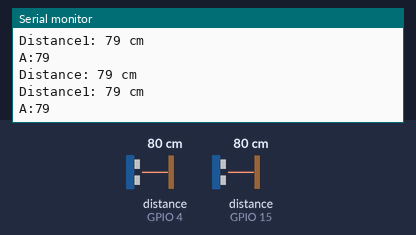
Bench run of a sketch on a simulated ESP8266 (NodeMCU). Shown: the last lines printed to the serial monitor. Wiring (inferred from the names in the program): 2 × ultrasonic range finder: trigger GPIO 5, echo GPIO 4 / trigger GPIO 13, echo GPIO 15. The test bench sets the inputs (shaded band); at power-on: distance to the obstacle (sensors on GPIO 4, GPIO 15) 80 cm. The echo pulse lasts 58.3 µs per cm; WiFi joins after 1.5 s; servers stay silent unless stated.

Above: at 2.7 s.
2.8 s: distance to the obstacle (sensor on GPIO 4) set to 2 cm
At 3.09 s:
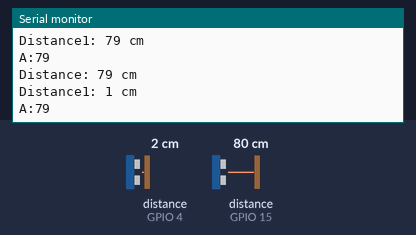
4.3 s: distance to the obstacle (sensor on GPIO 4) set to 120 cm
At 4.5 s:
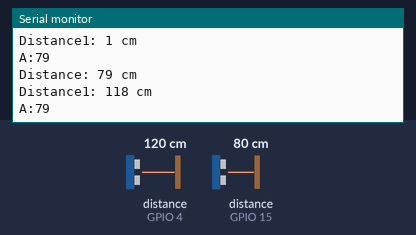
7.3 s: distance to the obstacle (sensor on GPIO 15) set to 2 cm
At 7.59 s:
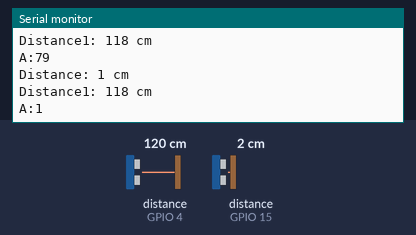
8.8 s: distance to the obstacle (sensor on GPIO 15) set to 4 cm
At 9.01 s:
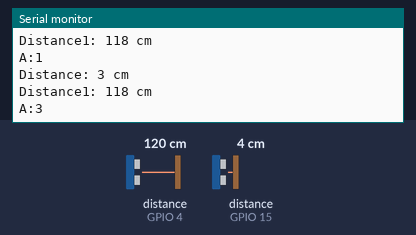
Timing chart, 0 to 11.3 s (numbered marks = the images above; inputs shaded):
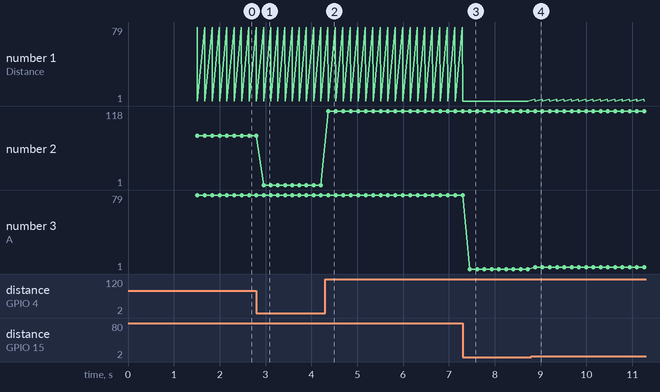

The sketch:

ultrasonic_parking1.ino
```cpp
#include <ESP8266WiFi.h>
#include <WiFiClient.h>
#include "FirebaseESP8266.h"                                  //>>>>>>>>>>>>>>> Install required Firebase and ESP8266 library

//#include <ArduinoJson.h>

#define FIREBASE_HOST "smartparkingv1-default-rtdb.firebaseio.com"               //>>>>>>>>>firebase auth
#define FIREBASE_AUTH "YGo26NAaKJMC8hy9UWnqAevjmTatxVivEIyeKSvh"

FirebaseData firebaseData;
FirebaseData ledData;

FirebaseJson json;

WiFiClient client;
// const int ProxSensor = A0;
const char* ssid = "IOT31";
const char* password = "password";


#define echoPin 15 //d8
#define trigPin 13 //d7

#define echoPin1 4 //d1
#define trigPin1 5  //d2
long duration;
int distance;
long duration1;
int distance1;
int a;
int b;

boolean value;
boolean statusofslot1;
boolean vacancy1;

void setup() {

  pinMode(trigPin, OUTPUT);
  pinMode(echoPin, INPUT);
  pinMode(trigPin1, OUTPUT);
  pinMode(echoPin1, INPUT);
  Serial.begin(9600);


  //connect to wifi
  WiFi.begin(ssid, password);
  Serial.print("Connecting to Wi-Fi");
  while (WiFi.status() != WL_CONNECTED)
  {
    Serial.print(".");
    delay(300);
  }
  Serial.println();
  Serial.print("Connected with IP: ");
  Serial.println(WiFi.localIP());
  Serial.println();


  //connect to firebase

  Firebase.begin(FIREBASE_HOST, FIREBASE_AUTH);
  Firebase.reconnectWiFi(true);

}

void loop() {

  a=func();
  int b;
  b=func1();

  if(a<130 && b<130){
  Serial.print("A:");
  Serial.println(a);
  value=true;
  statusofslot1=true;


  vacancy1=true;

 //Firebase.setBool(firebaseData, "/ParkingIOT/SLOT2", value);
 Firebase.setBool(firebaseData, "/ParkingIOT/SLOT1/status",statusofslot1);

  }else{
      value = false;
      statusofslot1=false;
      vacancy1=false;
    //  Firebase.setBool(firebaseData, "/ParkingIOT/SLOT2", value);
      Firebase.setBool(firebaseData, "/ParkingIOT/SLOT1/status",statusofslot1);

    }


  }

  int func() {
    digitalWrite(trigPin, LOW);
    delayMicroseconds(2);
    digitalWrite(trigPin, HIGH);
    delayMicroseconds(10);
    digitalWrite(trigPin, LOW);
    duration = pulseIn(echoPin, HIGH);
    distance = duration * 0.034 / 2;
    // Displays the distance on the Serial Monitor
    Serial.print("Distance: ");
    Serial.print(distance);
    Serial.println(" cm");
    return distance;
  }

  int func1() {
    digitalWrite(trigPin1, LOW);
    delayMicroseconds(2);
    digitalWrite(trigPin1, HIGH);
    delayMicroseconds(10);
    digitalWrite(trigPin1, LOW);
    duration1 = pulseIn(echoPin1, HIGH);
    distance1 = duration1 * 0.034 / 2;
    // Displays the distance on the Serial Monitor
    Serial.print("Distance1: ");
    Serial.print(distance1);
    Serial.println(" cm");
    return distance1;
  }
```

Measured:
- after the input at 2.8 s, the serial monitor: prints a new line after 0.16 s (image 1)
- after the input at 4.3 s, the serial monitor: prints a new line after 0.07 s (image 2)
- after the input at 7.3 s, the serial monitor: prints a new line after 0.15 s (image 3)
- after the input at 8.8 s, the serial monitor: prints a new line after 0.08 s (image 4)
- plotted number 2: 1 → 118 after the input at 4.3 s
- plotted number 3: 1 → 3 after the input at 8.8 s
